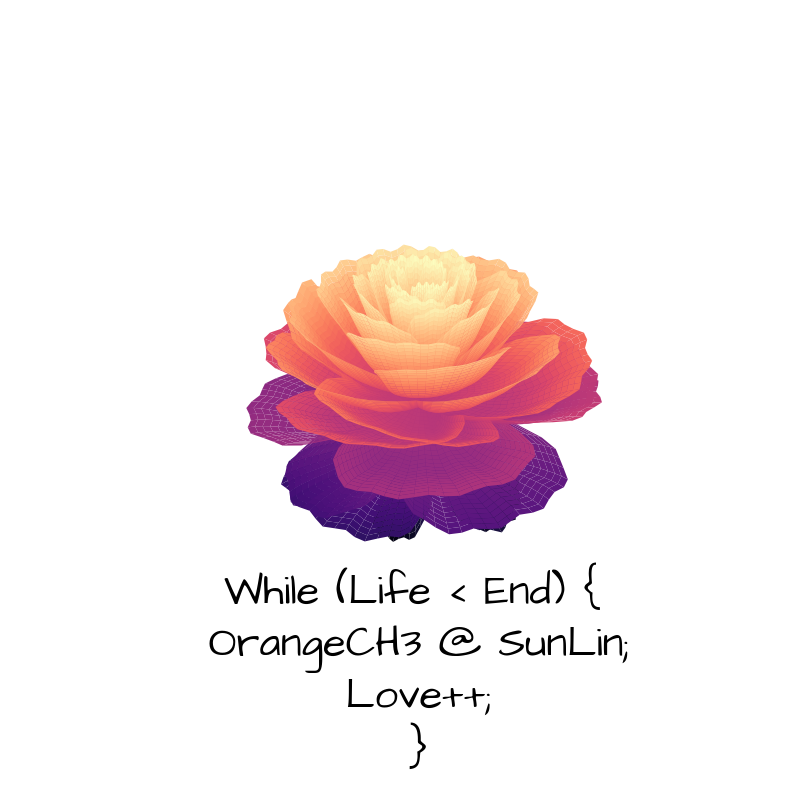

The Python source for this figure:
#!/usr/bin/env python
# -*- coding: utf-8 -*-
# @Author   : OrangeCH3
# @Time     : 2021/8/14 16:51
# @File     : tanabata.py
# @Project  : main.py

import numpy as np
import matplotlib.pyplot as plt
from mpl_toolkits.mplot3d import Axes3D
from matplotlib.font_manager import FontProperties

fig = plt.figure(figsize=(8, 8))
ax = fig.gca(projection='3d')
[x, t] = np.meshgrid(np.array(range(25)) / 24.0, np.arange(0, 580, 0.5) / 575 * 30 * np.pi - 10*np.pi)
p = (np.pi / 2) * np.exp(-t / (8 * np.pi))
change = np.sin(20*t)/50
u = 1 - (1 - np.mod(3.3 * t, 2 * np.pi) / np.pi) ** 4 / 2 + change
y = 2 * (x ** 2 - x) ** 2 * np.sin(p)
r = u * (x * np.sin(p) + y * np.cos(p)) * 1.5
h = u * (x * np.cos(p) - y * np.sin(p))
c = plt.get_cmap('magma')
surf = ax.plot_surface(r * np.cos(t), r * np.sin(t), h, rstride=1, cstride=1,
                       cmap=c, linewidth=0, antialiased=True)
ax.set_xticks([])
ax.set_yticks([])
ax.set_zticks([])

plt.axis('off')

font_set = FontProperties(fname=r"ArchitectsDaughter-Regular.ttf", size=30)
# Font Download：https://fonts.wr0926.ml/share?selection.family=Sigmar%20One
plt.title('While (Life < End) {\n OrangeCH3 @ SunLin;\n Love++;\n }', fontproperties=font_set, y=-0.1)
plt.show()
